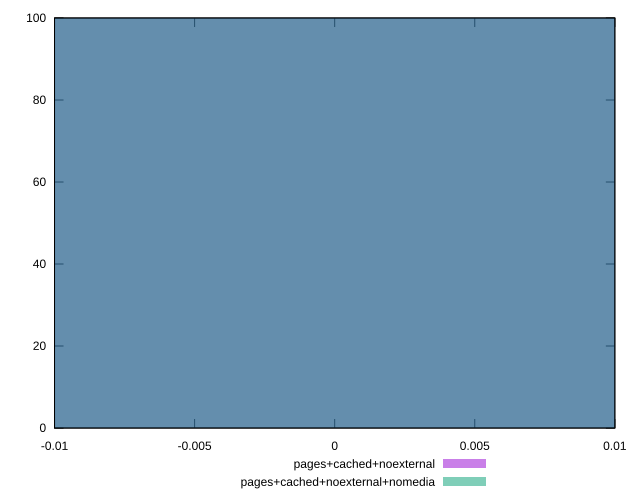

Write the gnuplot code that produced this figure.
reset

$pagesCachedNoexternal <<EOF
0 100
EOF

$pagesCachedNoexternalNomedia <<EOF
0 100
EOF

set key outside below
set boxwidth 0.1
set xrange [-0.01:0.01]
set yrange [0:100]
set trange [0:100]
set style fill transparent solid 0.5 noborder
set terminal svg size 640, 500 enhanced background rgb 'white'
set output "reprap/preload-lcp-image/comparison/histogram/2_vs_3.svg"

plot $pagesCachedNoexternal title "pages+cached+noexternal" with boxes, \
     $pagesCachedNoexternalNomedia title "pages+cached+noexternal+nomedia" with boxes

reset
